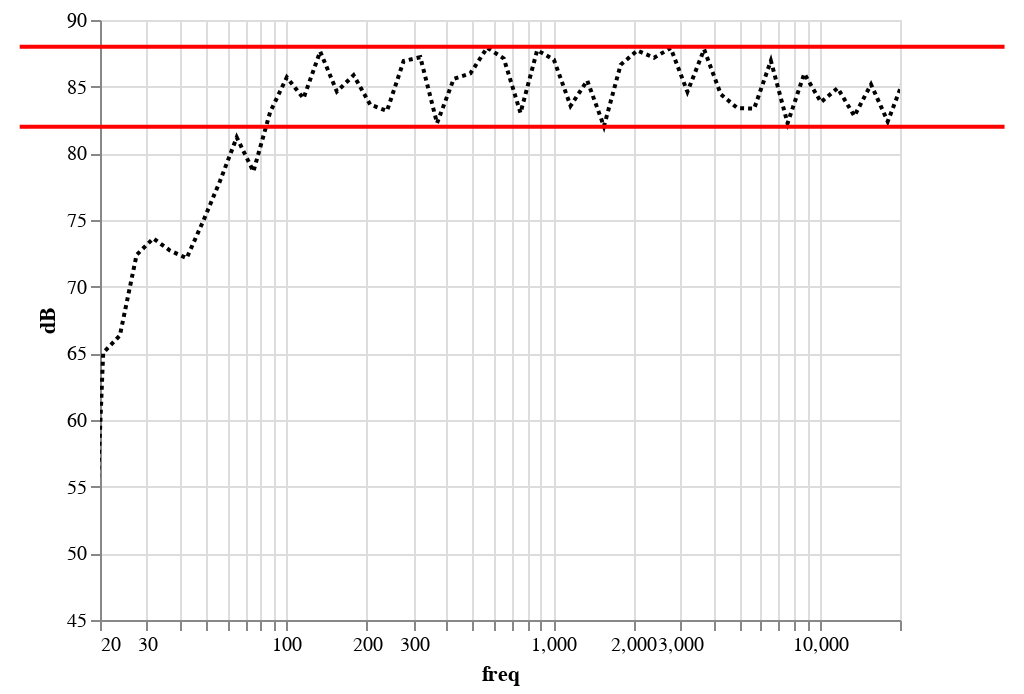

Source (notebook cell):
### Markdown cell above
## Wobbiness or deviation from flat

One red line is at the maximim of frequency over a range (here from 100hz to 10000hz).
The other line is at the minimum.

The amplitude between the 2 lines is giving an idea on how your speaker is deviating from the theortical perfect flat line.

You will see specification like: +/- 3dB between 100hz and 10000hz.
Is that good? +/- 3dB is a doubling or halving of the volume, that's already a lot of differences between some part of the frequency range and another.

Best speakers in the world are able to do +/-1 dB over that range. Let's say that below +/- 2dB this is very good.

### Code cell
line_up = alt.Chart(fx).mark_line(color='red').encode(x='freq:Q', y='dB:Q'
        ).transform_calculate(dB='88')
line_down = alt.Chart(fx).mark_line(color='red').encode(x='freq:Q', y='dB:Q'
        ).transform_calculate(dB='82')
g_fr+line_up+line_down

### Figure 1 — Vega-Lite specification as saved in the notebook (floating-point values rounded to 4 significant figures)
{"config": {"view": {"continuousWidth": 400, "continuousHeight": 300}}, "layer": [{"data": {"name": "data-17466af4a4b99522df100c42b311de19"}, "mark": {"type": "line", "clip": true, "color": "black", "strokeDash": [2, 2]}, "encoding": {"x": {"type": "quantitative", "field": "freq", "scale": {"domain": [20, 20000], "nice": false, "type": "log"}}, "y": {"type": "quantitative", "field": "dB", "scale": {"domain": [45, 90], "type": "linear"}}}}, {"data": {"name": "data-dc4198a44e989059fc6918b7e8223208"}, "mark": {"type": "line", "color": "red"}, "encoding": {"x": {"type": "quantitative", "field": "freq"}, "y": {"type": "quantitative", "field": "dB"}}, "transform": [{"calculate": "88", "as": "dB"}]}, {"data": {"name": "data-dc4198a44e989059fc6918b7e8223208"}, "mark": {"type": "line", "color": "red"}, "encoding": {"x": {"type": "quantitative", "field": "freq"}, "y": {"type": "quantitative", "field": "dB"}}, "transform": [{"calculate": "82", "as": "dB"}]}], "$schema": "https://vega.github.io/schema/vega-lite/v4.8.1.json", "datasets": {"data-17466af4a4b99522df100c42b311de19": [{"freq": 10.0, "dB": 30.95}, {"freq": 11.55, "dB": 27.98}, {"freq": 13.34, "dB": 31.3}, {"freq": 15.41, "dB": 34.51}, {"freq": 17.8, "dB": 34.2}, {"freq": 20.56, "dB": 65.04}, {"freq": 23.75, "dB": 66.34}, {"freq": 27.43, "dB": 72.38}, {"freq": 31.68, "dB": 73.63}, {"freq": 36.59, "dB": 72.71}, {"freq": 42.26, "dB": 72.13}, {"freq": 48.81, "dB": 74.94}, {"freq": 56.38, "dB": 77.93}, {"freq": 65.12, "dB": 81.2}, {"freq": 75.22, "dB": 78.64}, {"freq": 86.88, "dB": 83.09}, {"freq": 100.4, "dB": 85.7}, {"freq": 115.9, "dB": 84.12}, {"freq": 133.9, "dB": 87.64}, {"freq": 154.6, "dB": 84.63}, {"freq": 178.6, "dB": 85.86}, {"freq": 206.3, "dB": 83.65}, {"freq": 238.3, "dB": 83.18}, {"freq": 275.2, "dB": 86.92}, {"freq": 317.9, "dB": 87.21}, {"freq": 367.2, "dB": 82.26}, {"freq": 424.1, "dB": 85.58}, {"freq": 489.9, "dB": 85.99}, {"freq": 565.8, "dB": 87.92}, {"freq": 653.5, "dB": 87.12}, {"freq": 754.9, "dB": 83.03}, {"freq": 871.9, "dB": 87.73}, {"freq": 1007.0, "dB": 87.02}, {"freq": 1163.0, "dB": 83.56}, {"freq": 1344.0, "dB": 85.46}, {"freq": 1552.0, "dB": 82.03}, {"freq": 1792.0, "dB": 86.64}, {"freq": 2070.0, "dB": 87.71}, {"freq": 2391.0, "dB": 87.17}, {"freq": 2762.0, "dB": 87.89}, {"freq": 3190.0, "dB": 84.61}, {"freq": 3685.0, "dB": 87.79}, {"freq": 4256.0, "dB": 84.43}, {"freq": 4916.0, "dB": 83.39}, {"freq": 5678.0, "dB": 83.36}, {"freq": 6559.0, "dB": 86.94}, {"freq": 7575.0, "dB": 82.26}, {"freq": 8750.0, "dB": 85.98}, {"freq": 10110.0, "dB": 83.84}, {"freq": 11670.0, "dB": 84.9}, {"freq": 13480.0, "dB": 82.8}, {"freq": 15570.0, "dB": 85.17}, {"freq": 17990.0, "dB": 82.39}, {"freq": 20780.0, "dB": 85.64}, {"freq": 24000.0, "dB": 84.97}, {"freq": 27720.0, "dB": 81.05}, {"freq": 32020.0, "dB": 77.99}, {"freq": 36980.0, "dB": 77.47}, {"freq": 42710.0, "dB": 77.48}, {"freq": 49330.0, "dB": 77.05}], "data-dc4198a44e989059fc6918b7e8223208": [{"freq": 10.0}, {"freq": 11.55}, {"freq": 13.34}, {"freq": 15.41}, {"freq": 17.8}, {"freq": 20.56}, {"freq": 23.75}, {"freq": 27.43}, {"freq": 31.68}, {"freq": 36.59}, {"freq": 42.26}, {"freq": 48.81}, {"freq": 56.38}, {"freq": 65.12}, {"freq": 75.22}, {"freq": 86.88}, {"freq": 100.4}, {"freq": 115.9}, {"freq": 133.9}, {"freq": 154.6}, {"freq": 178.6}, {"freq": 206.3}, {"freq": 238.3}, {"freq": 275.2}, {"freq": 317.9}, {"freq": 367.2}, {"freq": 424.1}, {"freq": 489.9}, {"freq": 565.8}, {"freq": 653.5}, {"freq": 754.9}, {"freq": 871.9}, {"freq": 1007.0}, {"freq": 1163.0}, {"freq": 1344.0}, {"freq": 1552.0}, {"freq": 1792.0}, {"freq": 2070.0}, {"freq": 2391.0}, {"freq": 2762.0}, {"freq": 3190.0}, {"freq": 3685.0}, {"freq": 4256.0}, {"freq": 4916.0}, {"freq": 5678.0}, {"freq": 6559.0}, {"freq": 7575.0}, {"freq": 8750.0}, {"freq": 10110.0}, {"freq": 11670.0}, {"freq": 13480.0}, {"freq": 15570.0}, {"freq": 17990.0}, {"freq": 20780.0}, {"freq": 24000.0}, {"freq": 27720.0}, {"freq": 32020.0}, {"freq": 36980.0}, {"freq": 42710.0}, {"freq": 49330.0}]}}
